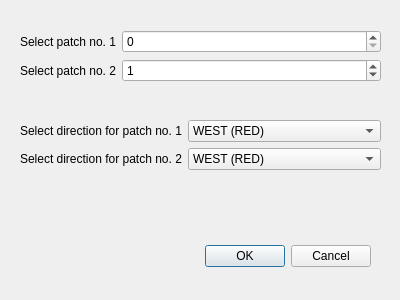
<?xml version="1.0" encoding="UTF-8"?>
<ui version="4.0">
 <class>MergePatchWindow</class>
 <widget class="QDialog" name="MergePatchWindow">
  <property name="geometry">
   <rect>
    <x>0</x>
    <y>0</y>
    <width>400</width>
    <height>300</height>
   </rect>
  </property>
  <property name="windowTitle">
   <string>Dialog</string>
  </property>
  <widget class="QDialogButtonBox" name="buttonBox">
   <property name="geometry">
    <rect>
     <x>30</x>
     <y>240</y>
     <width>341</width>
     <height>32</height>
    </rect>
   </property>
   <property name="orientation">
    <enum>Qt::Horizontal</enum>
   </property>
   <property name="standardButtons">
    <set>QDialogButtonBox::Cancel|QDialogButtonBox::Ok</set>
   </property>
  </widget>
  <widget class="QWidget" name="formLayoutWidget">
   <property name="geometry">
    <rect>
     <x>20</x>
     <y>30</y>
     <width>361</width>
     <height>61</height>
    </rect>
   </property>
   <layout class="QFormLayout" name="formLayout">
    <item row="0" column="0">
     <widget class="QLabel" name="label">
      <property name="text">
       <string>Select patch no. 1</string>
      </property>
     </widget>
    </item>
    <item row="0" column="1">
     <widget class="QSpinBox" name="select_patch_no_1_merge_spinbox">
      <property name="maximum">
       <number>100</number>
      </property>
     </widget>
    </item>
    <item row="1" column="0">
     <widget class="QLabel" name="label_2">
      <property name="text">
       <string>Select patch no. 2</string>
      </property>
     </widget>
    </item>
    <item row="1" column="1">
     <widget class="QSpinBox" name="select_patch_no_2_merge_spinbox">
      <property name="maximum">
       <number>100</number>
      </property>
      <property name="value">
       <number>1</number>
      </property>
     </widget>
    </item>
   </layout>
  </widget>
  <widget class="QWidget" name="formLayoutWidget_2">
   <property name="geometry">
    <rect>
     <x>20</x>
     <y>120</y>
     <width>361</width>
     <height>80</height>
    </rect>
   </property>
   <layout class="QFormLayout" name="formLayout_2">
    <item row="0" column="0">
     <widget class="QLabel" name="label_3">
      <property name="text">
       <string>Select direction for patch no. 1</string>
      </property>
     </widget>
    </item>
    <item row="0" column="1">
     <widget class="QComboBox" name="select_direction_patch_no_1_merge_combobox">
      <item>
       <property name="text">
        <string>WEST (RED)</string>
       </property>
      </item>
      <item>
       <property name="text">
        <string>SOUTH - WEST (PINK)</string>
       </property>
      </item>
      <item>
       <property name="text">
        <string>SOUTH (ORANGE)</string>
       </property>
      </item>
      <item>
       <property name="text">
        <string>SOUTH - EAST (YELLOW)</string>
       </property>
      </item>
      <item>
       <property name="text">
        <string>EAST (PURPLE)</string>
       </property>
      </item>
      <item>
       <property name="text">
        <string>NORTH - EAST (BLUE)</string>
       </property>
      </item>
      <item>
       <property name="text">
        <string>NORTH (GREEN)</string>
       </property>
      </item>
      <item>
       <property name="text">
        <string>NORTH - WEST (BROWN)</string>
       </property>
      </item>
     </widget>
    </item>
    <item row="1" column="0">
     <widget class="QLabel" name="label_4">
      <property name="text">
       <string>Select direction for patch no. 2</string>
      </property>
     </widget>
    </item>
    <item row="1" column="1">
     <widget class="QComboBox" name="select_direction_patch_no_2_merge_combobox">
      <item>
       <property name="text">
        <string>WEST (RED)</string>
       </property>
      </item>
      <item>
       <property name="text">
        <string>SOUTH - WEST (PINK)</string>
       </property>
      </item>
      <item>
       <property name="text">
        <string>SOUTH (ORANGE)</string>
       </property>
      </item>
      <item>
       <property name="text">
        <string>SOUTH - EAST (YELLOW)</string>
       </property>
      </item>
      <item>
       <property name="text">
        <string>EAST (PURPLE)</string>
       </property>
      </item>
      <item>
       <property name="text">
        <string>NORTH - EAST (BLUE)</string>
       </property>
      </item>
      <item>
       <property name="text">
        <string>NORTH (GREEN)</string>
       </property>
      </item>
      <item>
       <property name="text">
        <string>NORTH - WEST (BROWN)</string>
       </property>
      </item>
     </widget>
    </item>
   </layout>
  </widget>
 </widget>
 <resources/>
 <connections>
  <connection>
   <sender>buttonBox</sender>
   <signal>accepted()</signal>
   <receiver>MergePatchWindow</receiver>
   <slot>accept()</slot>
   <hints>
    <hint type="sourcelabel">
     <x>248</x>
     <y>254</y>
    </hint>
    <hint type="destinationlabel">
     <x>157</x>
     <y>274</y>
    </hint>
   </hints>
  </connection>
  <connection>
   <sender>buttonBox</sender>
   <signal>rejected()</signal>
   <receiver>MergePatchWindow</receiver>
   <slot>reject()</slot>
   <hints>
    <hint type="sourcelabel">
     <x>316</x>
     <y>260</y>
    </hint>
    <hint type="destinationlabel">
     <x>286</x>
     <y>274</y>
    </hint>
   </hints>
  </connection>
 </connections>
</ui>
